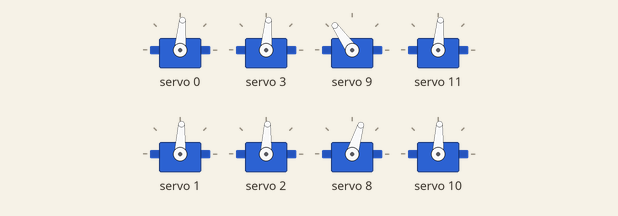
Recording of a sketch running on a simulated Arduino Uno, built with avr-gcc and run on an emulated ATmega328P. On the bench: 8 × servo. What the sketch prints to the serial monitor is not drawn.

Above: at 5.05 s.
At 5.15 s:
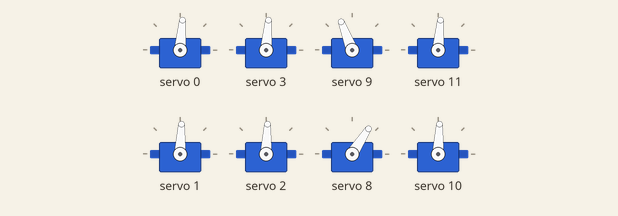
At 5.3 s:
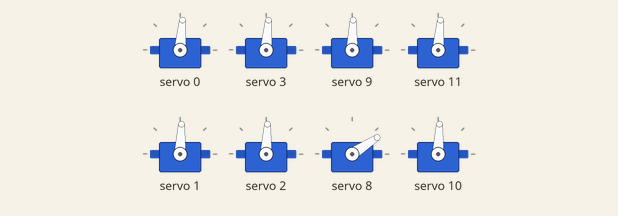
At 5.6 s:
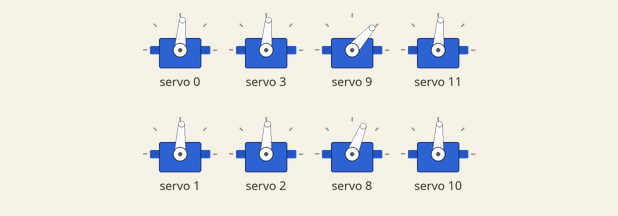
Timing chart, 0 to 8.0 s (numbered marks = the images above):
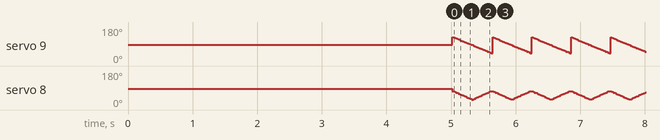

The sketch:

Task1_ClimbUp.ino
```cpp
#include <Wire.h>
#include <Adafruit_PWMServoDriver.h>

Adafruit_PWMServoDriver pwm = Adafruit_PWMServoDriver();

#define maximum_joint_angle 470
#define minimum_joint_angle 110

#define maximum_leg_angle 315
#define minimum_leg_angle 100

#define leg_maximum_offset 60
#define leg_minimum_offset 20

#define joint_maximum_offset 135
#define joint_minimum_offset 45

#define fixing_error 0

uint16_t joint_initial_angle, leg_initial_angle;

String input;
uint16_t angle;

void setup() {
  Serial.begin(115200);
  pwm.begin();

  pwm.setOscillatorFrequency(27000000);
  pwm.setPWMFreq(50);  // Analog servos run at ~50 Hz updates

  delay(10);

  Serial.print("Initialize... \n");
  initial_home();
  delay(5000);
  Serial.print("Rest to Home position \n");
  Serial.print("Press Enter to initiate \n");
}

void loop() {


  leg3_backward();
//  leg4_backward();
//  delay(100);
//  slickback_1();
//  slickfront_3();
//  delay(500);
//  leg2_forward();
//  leg1_forward();
//  delay(100);
//  slickback_2();
//  slickfront_4();
//  delay(500);

}

void initial_home(void) {
  joint_initial_angle = (maximum_joint_angle + minimum_joint_angle) / 2;
  leg_initial_angle = maximum_leg_angle - 20;

  //Joint
  pwm.setPWM(0, 0, joint_initial_angle);
  pwm.setPWM(3, 0, joint_initial_angle);
  pwm.setPWM(9, 0, joint_initial_angle);
  pwm.setPWM(11, 0, joint_initial_angle);

  //Leg
  pwm.setPWM(1, 0, leg_initial_angle);
  pwm.setPWM(2, 0, leg_initial_angle);
  pwm.setPWM(8, 0, leg_initial_angle);
  pwm.setPWM(10, 0, leg_initial_angle);
}

//========================================================
//====                 Leg 1                          ====
//========================================================

void leg1_forward(void) {
  //Position1 joint to 135, leg to initial
  pwm.setPWM(0, 0, degree_to_pulse_joint(joint_maximum_offset));
  pwm.setPWM(2, 0, degree_to_pulse_leg(leg_minimum_offset));

  //Position2
  for (int i = 135; i >= 45; i--) {
    pwm.setPWM(0, 0, degree_to_pulse_joint(i));
    float leg_angle = abs(i - 90);
    leg_angle = map(leg_angle, 45, 0 , leg_minimum_offset , leg_maximum_offset);
    pwm.setPWM(2, 0, degree_to_pulse_leg(leg_angle));
    //Serial.println(leg_angle);
    delay(5);
  }
}

void leg1_backward(void) {
  //Position1 joint to 135, leg to initial
  pwm.setPWM(0, 0, degree_to_pulse_joint(joint_minimum_offset));
  pwm.setPWM(2, 0, degree_to_pulse_leg(leg_minimum_offset));

  //Position2
  for (int i = 45; i <= 135; i++) {
    pwm.setPWM(0, 0, degree_to_pulse_joint(i));
    float leg_angle = abs(i - 90);
    leg_angle = map(leg_angle, 45, 0 , leg_minimum_offset , leg_maximum_offset);
    pwm.setPWM(2, 0, degree_to_pulse_leg(leg_angle));
    //Serial.println(leg_angle);
    delay(5);
  }
}

void slickfront_1(void) {
  pwm.setPWM(0, 0, degree_to_pulse_joint(joint_minimum_offset));
  pwm.setPWM(2, 0, degree_to_pulse_leg(leg_minimum_offset));
}

void slickback_1(void) {
  pwm.setPWM(0, 0, degree_to_pulse_joint(joint_maximum_offset));
  pwm.setPWM(2, 0, degree_to_pulse_leg(leg_minimum_offset));

}

//========================================================
//====                 Leg 2                          ====
//========================================================

void leg2_forward(void) {
  //Position1 joint to 135, leg to initial
  pwm.setPWM(3, 0, degree_to_pulse_joint(joint_maximum_offset));
  pwm.setPWM(1, 0, degree_to_pulse_leg(leg_minimum_offset));

  //Position2
  for (int i = 135; i >= 45; i--) {
    pwm.setPWM(3, 0, degree_to_pulse_joint(i));
    float leg_angle = abs(i - 90);
    leg_angle = map(leg_angle, 45, 0 , leg_minimum_offset , leg_maximum_offset);
    pwm.setPWM(1, 0, degree_to_pulse_leg(leg_angle));
    //Serial.println(leg_angle);
    delay(5);
  }
}

void leg2_backward(void) {
  // Pos1
  pwm.setPWM(3, 0, degree_to_pulse_joint(joint_minimum_offset));
  pwm.setPWM(1, 0, degree_to_pulse_leg(leg_minimum_offset));

  //Pos2
  for (int i = 45; i <= 135; i++) {
    pwm.setPWM(3, 0, degree_to_pulse_joint(i));
    float leg_angle = abs(i - 90);
    leg_angle = map(leg_angle, 45, 0 , leg_minimum_offset , leg_maximum_offset);
    pwm.setPWM(1, 0, degree_to_pulse_leg(leg_angle));
    //Serial.println(leg_angle);
    delay(5);
  }
}

void slickfront_2(void) {
  pwm.setPWM(3, 0, degree_to_pulse_joint(joint_minimum_offset));
  pwm.setPWM(1, 0, degree_to_pulse_leg(leg_minimum_offset));
}

void slickback_2(void) {
  pwm.setPWM(3, 0, degree_to_pulse_joint(joint_maximum_offset + fixing_error));
  pwm.setPWM(1, 0, degree_to_pulse_leg(leg_minimum_offset));

}

//========================================================
//====                 Leg 3                          ====
//========================================================

void leg3_forward(void) {
  //Position1 joint to 135, leg to initial
  pwm.setPWM(9, 0, degree_to_pulse_joint(joint_maximum_offset));
  pwm.setPWM(8, 0, degree_to_pulse_leg(leg_minimum_offset));

  //Position2
  for (int i = 135; i >= 45; i--) {
    pwm.setPWM(9, 0, degree_to_pulse_joint(i));
    float leg_angle = abs(i - 90);
    leg_angle = map(leg_angle, 45, 0 , leg_minimum_offset , leg_maximum_offset);
    pwm.setPWM(8, 0, degree_to_pulse_leg(leg_angle));
    //Serial.println(leg_angle);
    delay(5);
  }
}

void leg3_backward(void) {
  // Pos1
  pwm.setPWM(9, 0, degree_to_pulse_joint(joint_minimum_offset));
  pwm.setPWM(8, 0, degree_to_pulse_leg(leg_minimum_offset));

  //Pos2
  for (int i = 45; i <= 135; i++) {
    pwm.setPWM(9, 0, degree_to_pulse_joint(i));
    float leg_angle = abs(i - 90);
    leg_angle = map(leg_angle, 45, 0 , leg_minimum_offset , leg_maximum_offset);
    pwm.setPWM(8, 0, degree_to_pulse_leg(leg_angle));
    //Serial.println(leg_angle);
    delay(5);
  }
}

void slickfront_3(void) {
  pwm.setPWM(9, 0, degree_to_pulse_joint(joint_minimum_offset));
  pwm.setPWM(8, 0, degree_to_pulse_leg(leg_minimum_offset));
}

void slickback_3(void) {
  pwm.setPWM(9, 0, degree_to_pulse_joint(joint_maximum_offset));
  pwm.setPWM(8, 0, degree_to_pulse_leg(leg_minimum_offset));
}

//========================================================
//====                 Leg 4                          ====
//========================================================

void leg4_forward(void) {
  //Position1 joint to 135, leg to initial
  pwm.setPWM(11, 0, degree_to_pulse_joint(joint_maximum_offset));
  pwm.setPWM(10, 0, degree_to_pulse_leg(leg_minimum_offset));

  //Position2
  for (int i = 135; i >= 45; i--) {
    pwm.setPWM(11, 0, degree_to_pulse_joint(i));
    float leg_angle = abs(i - 90);
    leg_angle = map(leg_angle, 45, 0 , leg_minimum_offset , leg_maximum_offset);
    pwm.setPWM(10, 0, degree_to_pulse_leg(leg_angle));
    //Serial.println(leg_angle);
    delay(5);
  }
}

void leg4_backward(void) {
  // Pos1
  pwm.setPWM(11, 0, degree_to_pulse_joint(joint_minimum_offset));
  pwm.setPWM(10, 0, degree_to_pulse_leg(leg_minimum_offset));

  //Pos2
  for (int i = 45; i <= 135; i++) {
    pwm.setPWM(11, 0, degree_to_pulse_joint(i));
    float leg_angle = abs(i - 90);
    leg_angle = map(leg_angle, 45, 0 , leg_minimum_offset , leg_maximum_offset);
    pwm.setPWM(10, 0, degree_to_pulse_leg(leg_angle));
    //Serial.println(leg_angle);
    delay(5);
  }
}

void slickfront_4(void) {
  pwm.setPWM(11, 0, degree_to_pulse_joint(joint_minimum_offset - fixing_error));
  pwm.setPWM(10, 0, degree_to_pulse_leg(leg_minimum_offset));
}

void slickback_4(void) {
  pwm.setPWM(11, 0, degree_to_pulse_joint(joint_maximum_offset));
  pwm.setPWM(10, 0, degree_to_pulse_leg(leg_minimum_offset));
}

int degree_to_pulse_joint(uint16_t degree) {
  uint16_t pulse = map(degree, 0 , 180 , 470 , 110);
  return pulse;
}

int degree_to_pulse_leg(uint16_t degree) {
  uint16_t pulse = map(degree, 0 , 90, 315, 100);
  return pulse;
}
```
